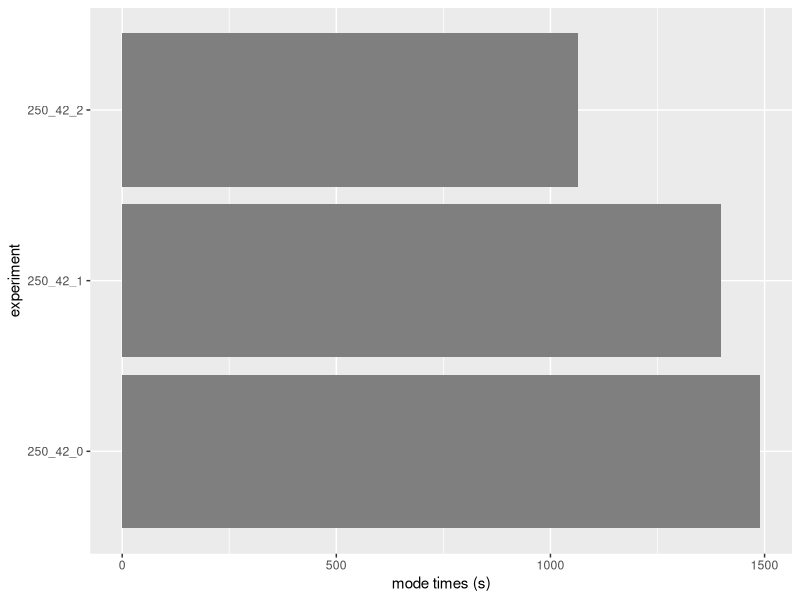

Write R code to recreate this figure.
library(ggplot2)

gen_plot <- function(plotPointsPre, y_name, x_name, filename) {
    finalPlot <- plotPointsPre + coord_flip() + xlab(x_name) + ylab(y_name)
    ggsave(finalPlot, file = filename, width=6, height=4)
}

input <- read.csv(file = "modes.csv", header = TRUE, sep = ",")

ggp <- ggplot(input, aes(x = experiment, y = mode_time, fill = mode)) + geom_bar(position = "stack", stat = "identity") + scale_fill_manual("mode", values = c("cata" = "#003f5c", "charge" = "#2f4b7c", "cont" = "#665191", "dock" = "#a05195", "scan" = "#d45087", "traverse" = "#f95d6a", "undock" = "#ff7c43", "wait" = "#ffa600"))

gen_plot(ggp, "mode times (s)", "experiment", "mode_times.png")
